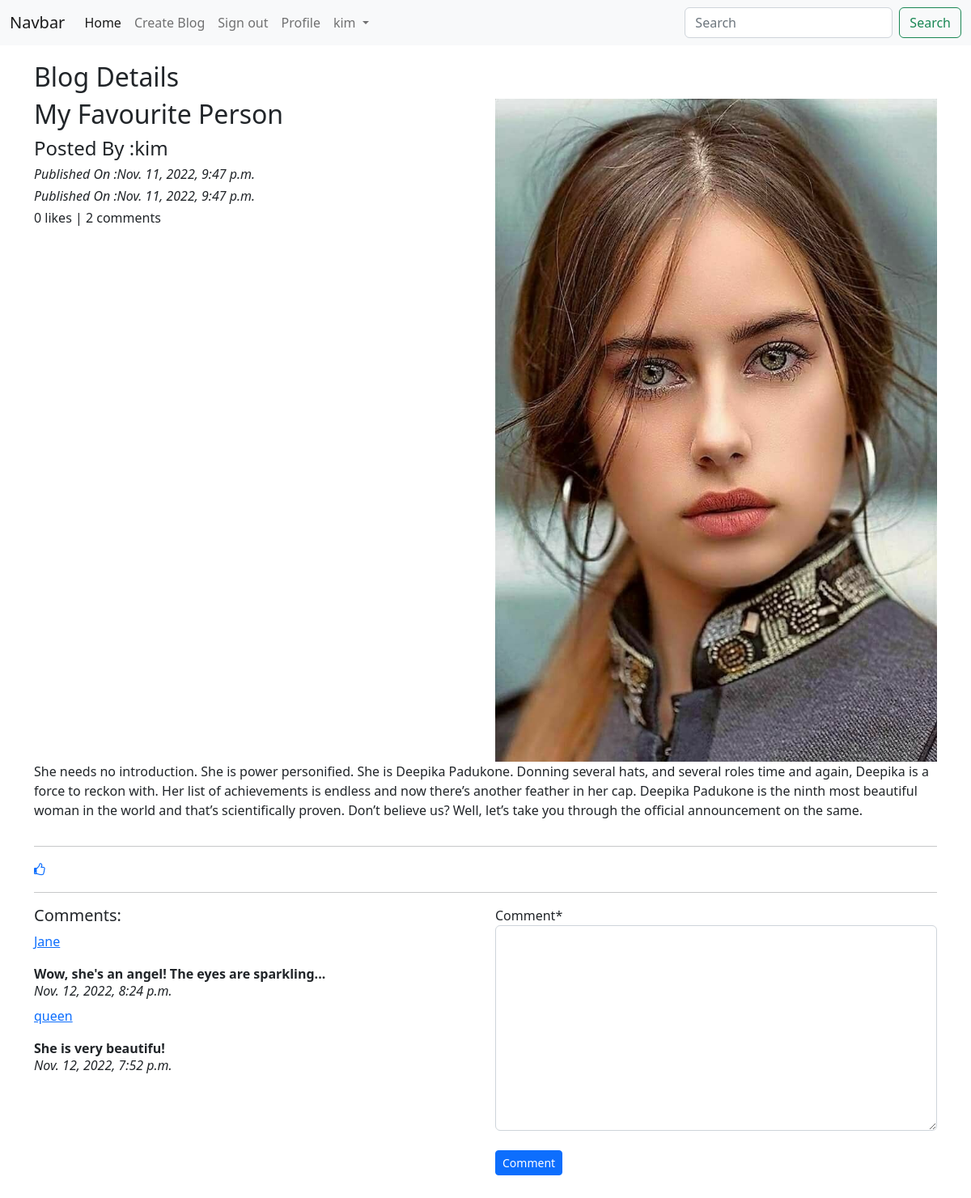
/blog/details/5 (signed in), run on an earlier commit of the app's database.
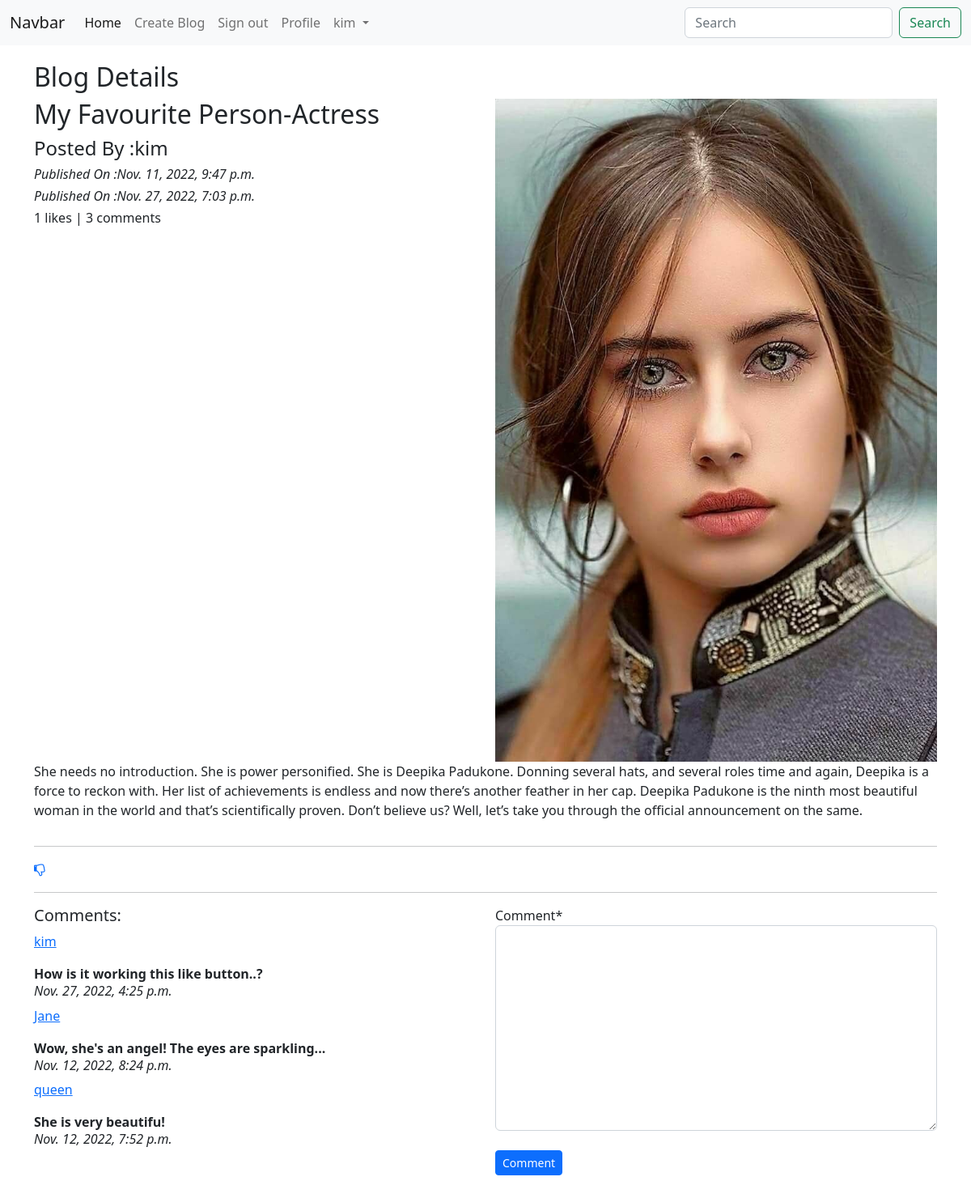
And on a later commit of the database.
### blog_app/models.py (models this page shows, shortened)
class Blog(models.Model):
    author = models.ForeignKey(User, on_delete=models.CASCADE, related_name='blog_author')
    blog_title = models.CharField(max_length=250, verbose_name='Type Blog Title')
    slug = models.SlugField(max_length=264, unique=True)
    blog_content = models.TextField(verbose_name='Do you want to share something?')
    blog_image = models.ImageField(upload_to='blog_image', verbose_name='Blog Image')
    publish_date = models.DateTimeField(auto_now_add=True)
    update_date = models.DateTimeField(auto_now=True)
    class Meta:
        ordering = ['-publish_date']

class Comment(models.Model):
    blog = models.ForeignKey(Blog, on_delete=models.CASCADE, related_name='blog_comment')
    user = models.ForeignKey(User, on_delete=models.CASCADE, related_name='blog_comment')
    comment = models.TextField()
    comment_date = models.DateTimeField(auto_now_add=True)
    class Meta:
        ordering = ['-comment_date']

### blog_app/views.py (the view, shortened to what this page needs)
# urls.py: path('details/<int:pk>', views.blog_details, name='blog-details' ),
def blog_details(request, pk):
    blog = Blog.objects.get(pk=pk)
    comment_form = CommentForm()
    already_like = Likes.objects.filter(blog=blog, user=request.user)
    if already_like:
        liked = True
    else:
        liked = False
    return render(request, 'blog_app/blog_details.html', context={'blog':blog, 'comment_form':comment_form, 'liked':liked}) #pass Blog and CommentForm context here

### blog_app/forms.py
class CommentForm(forms.ModelForm):
    class Meta:
        model = Comment
        fields = ('comment',)

### templates/blog_app/blog_details.html (shortened to what this page needs)
{% extends '../base.html' %}
{% load crispy_forms_tags %}
{% block content %}
<h2> Blog Details</h2>
<div class="row">
    <div class="col-sm-6">
        <h2>{{blog.blog_title}}</h2>
        <h4>Posted  By :{{blog.author}}</h4>
        <i><h6>Published On :{{blog.publish_date}}</h6></i>
        <i><h6>Published On :{{blog.update_date}}</h6></i>
        <h6>{{blog.liked_blog.count}} likes | {{blog.blog_comment.count}} comments</h6>
    </div>
    <div class="col-sm-6">
        <img src = "/media/{{blog.blog_image}}" width = "100%">
    </div>
    {{blog.blog_content|linebreaks}}
</div>
<hr>
{% if not liked %}
<a href="{% url 'blog_app:liked-post' pk=blog.pk %}"><i class="fa fa-thumbs-o-up"></i></a>
{% else %}
<a href="{% url 'blog_app:unliked-post' pk=blog.pk %}"><i class="fa fa-thumbs-o-down"></i></a>
{% endif %}
<hr>
<div class="row">
    <div class="col-sm-6">
        <h5>Comments:</h5>
        {% for comment in blog.blog_comment.all %}
        <p><a href="#">{{comment.user}}</a></p>
        <b>{{comment.comment}}</b>
        <h6><i>{{comment.comment_date}}</i></h6>
        {% endfor %}
    </div>
    <div class="col-sm-6">
        <form method="post">
            {{comment_form|crispy}}
            <br>
            <button type="submit" class="btn btn-primary btn-sm">Comment</button>
        </form>
    </div>
</div>
<br><br>
{% endblock %}

### templates/base.html (shortened to what this page needs)
<!doctype html>
<html lang="en">
  <head>
    <link href="https://cdn.jsdelivr.net/npm/bootstrap@5.2.2/dist/css/bootstrap.min.css" rel="stylesheet">
    <link rel="stylesheet" href="https://maxcdn.bootstrapcdn.com/font-awesome/4.7.0/css/font-awesome.min.css">
  </head>
  <body>
    <nav class="navbar navbar-expand-lg bg-light">
        <div class="container-fluid">
          <a class="navbar-brand" href="#">Navbar</a>
          <div class="collapse navbar-collapse" id="navbarSupportedContent">
            <ul class="navbar-nav me-auto mb-2 mb-lg-0">
              <li class="nav-item">
                <a class="nav-link active" aria-current="page" href="{% url 'index' %}">Home</a>
              </li>
              {% if user.is_authenticated %}
              <li class="nav-item">
                <a class="nav-link" href="{% url 'blog_app:create-blog' %}">Create Blog</a>
              </li>
              <li class="nav-item">
                <a class="nav-link" href="{% url 'blog_login:signout' %}">Sign out</a>
              </li>
              <li class="nav-item">
                <a class="nav-link" href="{% url 'blog_login:profile' %}">Profile</a>
              </li>
              <li class="nav-item dropdown">
                <a class="nav-link dropdown-toggle" href="#" role="button" data-bs-toggle="dropdown" aria-expanded="false">
                  {{user.username}}
                </a>
              </li>
              {% endif %}
            </ul>
            <form class="d-flex" role="search">
              <input class="form-control me-2" type="search" placeholder="Search" aria-label="Search">
              <button class="btn btn-outline-success" type="submit">Search</button>
            </form>
          </div>
        </div>
      </nav>
    <div class="container" style="padding-top:20px">
      {% block content %}
    {% endblock %}
    </div>
  </body>
</html>

What changed in the data, as far as the page shows it:
changed Blog "kim": blog_title "My Favourite Person" → "My Favourite Person-Actress"; update_date "Nov. 11, 2022, 9:47 p.m." → "Nov. 27, 2022, 7:03 p.m."; liked_blog.count "0" → "1"; blog_comment.count "2" → "3"
added Comment: user "kim", comment "How is it working this like button..?", comment_date "Nov. 27, 2022, 4:25 p.m."
